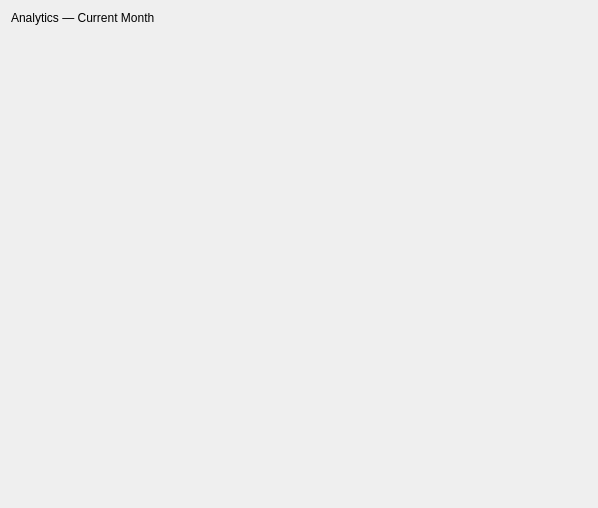
        <widget class="QWidget" name="pageAnalytics">
         <layout class="QVBoxLayout" name="analyticsLayout">
          <property name="spacing">
           <number>16</number>
          </property>
          <item>
           <widget class="QLabel" name="analyticsMonthLabel">
            <property name="text">
             <string>Analytics — Current Month</string>
            </property>
           </widget>
          </item>
          <item>
           <layout class="QHBoxLayout" name="chartsTopRow" stretch="1,1">
            <property name="spacing">
             <number>16</number>
            </property>
            <item>
             <widget class="QFrame" name="barChartFrame">
              <property name="sizePolicy">
               <sizepolicy hsizetype="Expanding" vsizetype="Expanding">
                <horstretch>1</horstretch>
                <verstretch>0</verstretch>
               </sizepolicy>
              </property>
              <property name="minimumSize">
               <size>
                <width>280</width>
                <height>220</height>
               </size>
              </property>
             </widget>
            </item>
            <item>
             <widget class="QFrame" name="pieChartFrame">
              <property name="sizePolicy">
               <sizepolicy hsizetype="Expanding" vsizetype="Expanding">
                <horstretch>1</horstretch>
                <verstretch>0</verstretch>
               </sizepolicy>
              </property>
              <property name="minimumSize">
               <size>
                <width>280</width>
                <height>220</height>
               </size>
              </property>
             </widget>
            </item>
           </layout>
          </item>
          <item>
           <widget class="QFrame" name="lineChartFrame">
            <property name="sizePolicy">
             <sizepolicy hsizetype="Expanding" vsizetype="Expanding">
              <horstretch>0</horstretch>
              <verstretch>1</verstretch>
             </sizepolicy>
            </property>
            <property name="minimumSize">
             <size>
              <width>0</width>
              <height>220</height>
             </size>
            </property>
           </widget>
          </item>
         </layout>
        </widget>
